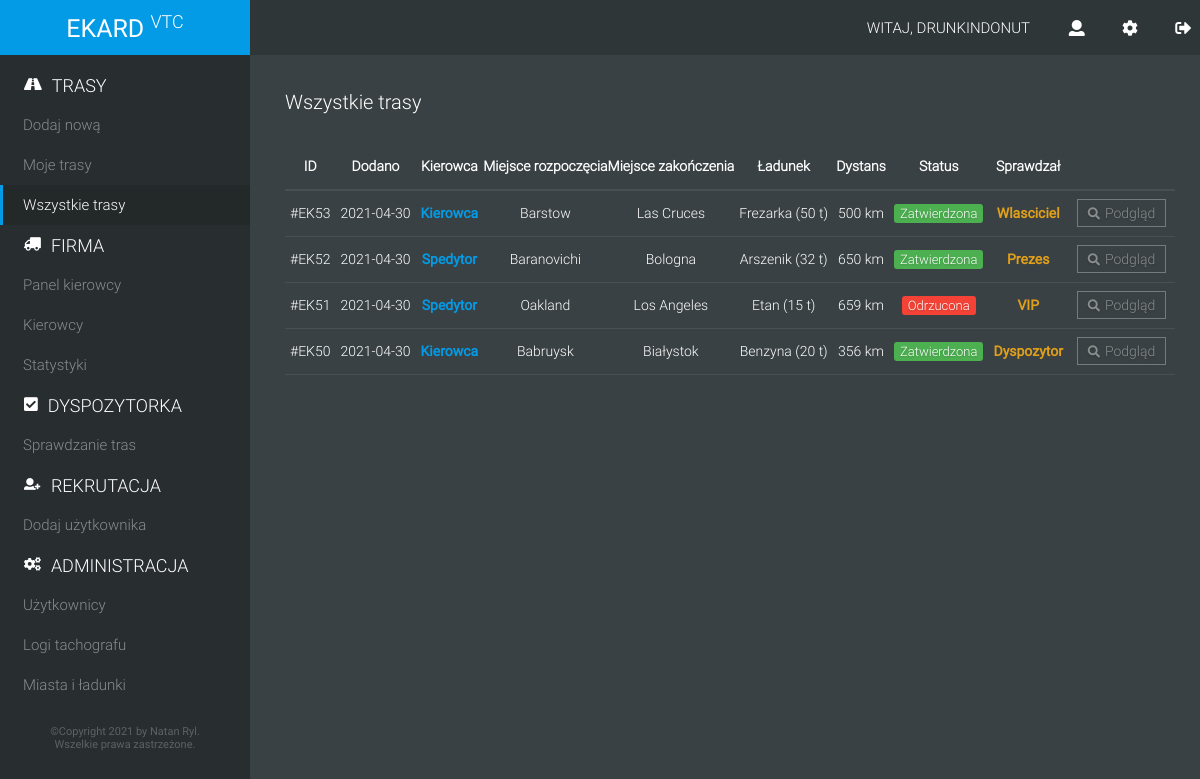
The page /all_routes.php (signed in) on the database its author committed.
### tables this page shows
CREATE TABLE `routes` (
  `Id` int(11) NOT NULL,
  `DateAndTime` datetime NOT NULL,
  `Login` varchar(50) NOT NULL,
  `Game` varchar(4) NOT NULL,
  `CityFrom` varchar(50) NOT NULL,
  `CityTo` varchar(50) NOT NULL,
  `LoadName` varchar(100) NOT NULL,
  `Distance` int(6) NOT NULL,
  `Fuel` decimal(10,1) NOT NULL,
  `Tonnage` int(3) NOT NULL,
  `Damage` float NOT NULL,
  `AvgFuelConsumption` float NOT NULL,
  `Screenshot1Url` varchar(55) NOT NULL,
  `Screenshot2Url` varchar(55) NOT NULL,
  `Screenshot3Url` varchar(55) NOT NULL,
  `Note` text NOT NULL,
  `EarnedMoney` decimal(10,2) NOT NULL,
  `CheckedBy` varchar(50) NOT NULL,
  `Status` varchar(14) NOT NULL,
  `Reason` text NOT NULL,
  `UserAccept` tinyint(1) NOT NULL DEFAULT 0
);

### all_routes.php (the view, shortened to what this page needs)
<?php
	require_once("db_conn.php");
?>
<!DOCTYPE html>
<html lang="pl">
	<head>
	</head>
	<body>
		<?php require_once("header.php"); ?>
		<nav>
			<div class="nav_section">
				<h1><span class="fas fa-road fa-sm" aria-hidden="true"></span>TRASY</h1>
				<ul>
					<a href="new_route" title="Dodaj nową trasę" class="nav_item"><li>Dodaj nową</li></a>
					<a href="my_routes" title="Moje trasy" class="nav_item"><li>Moje trasy</li></a>
					<a href="all_routes" title="Wszystkie trasy" class="nav_item nav_active"><li>Wszystkie trasy</li></a>
				</ul>
			</div>
			<div class="nav_section">
				<h1><span class="fas fa-truck fa-xs" aria-hidden="true"></span>FIRMA</h1>
				<ul>
					<a href="index" title="Panel kierowcy" class="nav_item"><li>Panel kierowcy</li></a>
					<a href="drivers" title="Lista kierowców" class="nav_item"><li>Kierowcy</li></a>
					<a href="stats" title="Statystyki" class="nav_item"><li>Statystyki</li></a>
				</ul>
			</div>
			<?php
				$login = $_SESSION["Login"];
				$userRank = mysqli_fetch_row(mysqli_query($conn, "SELECT Rank FROM users WHERE Login = '$login';"));
				$numberRoutesToCheck = mysqli_num_rows(mysqli_query($conn, "SELECT Status FROM routes WHERE Status = 'Oczekuje';"));
				if($userRank[0] == "Programista" OR $userRank[0] == "Właściciel" OR $userRank[0] == "Prezes" OR $userRank[0] == "Dyspozytor" OR $userRank[0] == "VIP"){
					echo '<div class="nav_section">
				<h1><span class="fas fa-check-square fa-sm" aria-hidden="true"></span>DYSPOZYTORKA</h1>
				<ul>
					<a href="check_route" title="Sprawdzanie tras" class="nav_item"><li>Sprawdzanie tras';if($numberRoutesToCheck >= 1){echo '<span class="number_routes_to_check">'.$numberRoutesToCheck.'</span>';}echo '</li></a>
				</ul>
			</div>';
				}
				if($userRank[0] == "Programista" OR $userRank[0] == "Właściciel" OR $userRank[0] == "Prezes" OR $userRank[0] == "Rekruter" OR $userRank[0] == "VIP"){
					echo '<div class="nav_section">
				<h1><span class="fas fa-user-plus fa-xs" aria-hidden="true"></span>REKRUTACJA</h1>
				<ul>
					<a href="add_user" title="Dodaj użytkownika" class="nav_item"><li>Dodaj użytkownika</li></a>
				</ul>
			</div>';
				}
				if($userRank[0] == "Programista" OR $userRank[0] == "Właściciel" OR $userRank[0] == "Prezes"){
					echo '<div class="nav_section">
				<h1><span class="fas fa-cogs fa-xs" aria-hidden="true"></span>ADMINISTRACJA</h1>
				<ul>
					<a href="edit_users" title="Edytuj użytkowników" class="nav_item"><li>Użytkownicy</li></a>
					<a href="tachograph_logs" title="Logi tachografu" class="nav_item"><li>Logi tachografu</li></a>
					<a href="cities_loads" title="Miasta i ładunki" class="nav_item"><li>Miasta i ładunki</li></a>
				</ul>
			</div>';
				}
			?>
			<div class="nav-section">
				<div class="nav_copy">&copy;Copyright <?php echo date("Y"); ?> by <a href="http://steamcommunity.com/id/drunkin_donut" target="_blank">Natan Ryl</a>.<br />Wszelkie prawa zastrzeżone.</div>
			</div>
		</nav>
		<section>
			<div class="all_routes">
				<h1>Wszystkie trasy</h1>
				<div class="block_content">
					<div class="all_routes_table">
						<?php
							$allRoutes = mysqli_query($conn, "SELECT * FROM routes WHERE Id < 3 OR Id > 43 ORDER BY DateAndTime DESC");
							if(mysqli_num_rows($allRoutes) >= 1){
								echo "<div class='check_route_table'><table><thead><tr><th>ID</th><th>Dodano</th><th>Kierowca</th><th>Miejsce rozpoczęcia</th><th>Miejsce zakończenia</th><th>Ładunek</th><th>Dystans</th><th>Status</th><th>Sprawdzał</th><th></th></thead><tbody>";
								while($route = mysqli_fetch_array($allRoutes)){
									$routeDriverId = mysqli_fetch_array(mysqli_query($conn, "SELECT Id FROM users WHERE Login = \"".$route['Login']."\";"));
									$routeInfoCheckedId = mysqli_fetch_array(mysqli_query($conn, "SELECT Id FROM users WHERE Login = \"".$route['CheckedBy']."\";"));
									switch ($route['Status']) {
										case 'Zatwierdzona':
											$statusClass = "confirmed";
											break;
										case 'Odrzucona':
											$statusClass = "rejected";
											break;
									}
									echo "<tr><td>#EK".$route['Id']."</td><td>"; $addedDate = explode(" ", $route['DateAndTime']); echo $addedDate[0]."</td><td><a class='profile_link' href='profile?id=".$routeDriverId['Id']."' title='".$route['Login']."'>".$route['Login']."</a></td><td>".$route['CityFrom']."</td><td>".$route['CityTo']."</td><td>".$route['LoadName']." (".$route['Tonnage']." t)</td><td>".number_format($route['Distance'], 0, ',', ' ')." km</td><td><span class='status_class ".$statusClass."'>".$route['Status']."</span></td><td><a class='profile_link' href='profile?id=".$routeInfoCheckedId['Id']."' title='".$route['CheckedBy']."'><span style='color: #e1a01a;'>".$route['CheckedBy']."</span></a></td><td style='width: 180px;'><a class='check_route_button' href='route?id=".$route['Id']."' title='Przejrzyj trasę #EK".$route['Id']."'><span class='fas fa-search fa-sm'></span>Podgląd</a></td></tr>";
								}
								echo "</tbody></table></div>";
							}
							else{
								echo "<div style='font-size: 25px;' class='center'>Brak tras.</div>";
							}
						?>
					</div>
				</div>
			</div>
		</section>
	</body>
</html>

### css/style.css (style rules this page uses)
* { margin: 0; padding: 0; }
body { height: 100vh; display: grid; grid-template-columns: 250px auto; grid-template-rows: 55px auto; }
a { text-decoration: none; color: #fff; }
a:-webkit-any-link { text-decoration: none; color: #fff; }
nav { grid-column-start: 1; grid-column-end: 2; grid-row-start: 2; grid-row-end: 3; background-color: #282d2f; }
.nav_section h1 { width: 220px; height: 40px; font-family: 'Roboto-light', sans-serif; font-weight: 400; color: #fff; font-size: 18px; display: flex; align-items: center; padding-left: 24px; }
.nav_section:first-child { margin-top: 10px; }
.nav_section h1 span { margin-right: 10px; color: #fff; }
.nav_section li { height: 40px; text-indent: 20px; list-style-type: none; display: flex; align-items: center; border-left: 3px solid #282d2f; color: #868e91; }
.nav_item { font-family: 'Roboto-light', sans-serif; font-size: 15px; }
.nav_active li { border-left: 3px solid #039BE5; background-color: #232829; color: #fff; }
section { grid-column-start: 2; grid-column-end: 3; grid-row-start: 2; grid-row-end: 3; background-color: #3a4144; padding: 20px; overflow: initial; }
.block_content { font-size: 14px; font-weight: lighter; padding: 15px; }
.add_user button span, .settings button span, .index_information_discard button span, .index_information_correct button span, .change_rank button span, .new_route .tab_active button span, .del_user button span, .change_pass button span, .add_city_ets2 span, .add_city_ats span, .add_load_ets2 span, .add_load_ats span, .check_route_button span, .decision_confirm button span, .decision_to_correct button span, .decision_discard button span { margin-right: 5px; }
.check_route_button { padding: 5px 10px; cursor: pointer; border: 1px solid #757a7c; transition: all 0.2s ease-in-out; text-shadow: 0 1px 2px rgba(0,0,0,0.20); white-space: nowrap; color: #898D8E !important; }
.profile_link { color: #039BE5 !important; font-weight: bold; word-break: keep-all; font-family: 'Roboto', sans-serif; }
.check_route thead, .my_routes thead, .tachograph_logs thead, .user_routes thead, .all_routes thead, .drivers thead, .detailed_stats_grid thead { border-bottom: 2px solid #495053; }
.tab_active table, .check_route table, .my_routes table, .tachograph_logs table, .user_routes table, .all_routes table, .drivers table, .detailed_stats_grid table { width: 100%; text-align: center; line-height: 35px; border: 0; border-collapse: collapse; }
.check_route table, .my_routes table, .tachograph_logs table, .user_routes table, .all_routes table, .drivers table, .detailed_stats_grid table { line-height: 45px; white-space: nowrap; }
table td { padding: 0px 5px; }
.check_route table tbody tr, .my_routes table tbody tr, .tachograph_logs table tbody tr, .user_routes table tbody tr, .all_routes table tbody tr, .drivers table tbody tr, .detailed_stats_grid table tbody tr { border-bottom: 1px solid #495053; }
.check_route, .my_routes, .tachograph_logs, .user_routes, .all_routes, .drivers { font-family: 'Roboto-light', sans-serif; color: #fff; }
.check_route h1, .my_routes h1, .tachograph_logs h1, .user_routes h1, .all_routes h1, .drivers h1 { padding: 15px 15px; font-size: 20px; font-weight: lighter; }
.nav-section:last-child { width: 250px; text-align: center; margin-top: 20px; margin-bottom: 20px; }
.nav_copy { font-family: 'Roboto', sans-serif; text-align: center; font-size: 11px; color: #5D6263; }
.nav_copy a { color: #5D6263; }
.check_route_table { min-width: 890px; }
.status_class { padding: 2px 6px; border-radius: 3px; font-size: 13px; text-shadow: 0 1px 2px rgba(0,0,0,0.20); }
.confirmed { background-color: #4CAF50; }
.rejected { background-color: #F44336; }

### rows shown on the page
routes: Id "53", DateAndTime "2021-04-30", Login "Kierowca", CityFrom "Barstow", CityTo "Las Cruces", LoadName "Frezarka", Tonnage "50", Distance "500", Status "Zatwierdzona", CheckedBy "Wlasciciel"
routes: Id "52", DateAndTime "2021-04-30", Login "Spedytor", CityFrom "Baranovichi", CityTo "Bologna", LoadName "Arszenik", Tonnage "32", Distance "650", Status "Zatwierdzona", CheckedBy "Prezes"
routes: Id "51", DateAndTime "2021-04-30", Login "Spedytor", CityFrom "Oakland", CityTo "Los Angeles", LoadName "Etan", Tonnage "15", Distance "659", Status "Odrzucona", CheckedBy "VIP"
routes: Id "50", DateAndTime "2021-04-30", Login "Kierowca", CityFrom "Babruysk", CityTo "Białystok", LoadName "Benzyna", Tonnage "20", Distance "356", Status "Zatwierdzona", CheckedBy "Dyspozytor"

### other values the page prints
$_SESSION["Login"] "DRUNKINDONUT"
